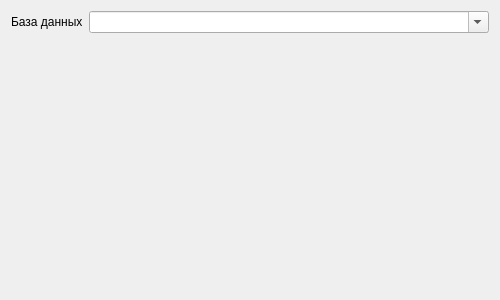
<?xml version="1.0" encoding="UTF-8"?>
<ui version="4.0">
 <class>WizardPage</class>
 <widget class="QWizardPage" name="WizardPage">
  <property name="geometry">
   <rect>
    <x>0</x>
    <y>0</y>
    <width>500</width>
    <height>300</height>
   </rect>
  </property>
  <property name="windowTitle">
   <string>WizardPage</string>
  </property>
  <layout class="QVBoxLayout" name="verticalLayout">
   <item>
    <layout class="QFormLayout" name="formLayout">
     <item row="0" column="0">
      <widget class="QLabel" name="label">
       <property name="text">
        <string>База данных</string>
       </property>
      </widget>
     </item>
     <item row="0" column="1">
      <widget class="QComboBox" name="cbDatabase">
       <property name="editable">
        <bool>true</bool>
       </property>
      </widget>
     </item>
    </layout>
   </item>
   <item>
    <spacer name="verticalSpacer">
     <property name="orientation">
      <enum>Qt::Vertical</enum>
     </property>
     <property name="sizeHint" stdset="0">
      <size>
       <width>20</width>
       <height>251</height>
      </size>
     </property>
    </spacer>
   </item>
  </layout>
 </widget>
 <resources/>
 <connections/>
</ui>
